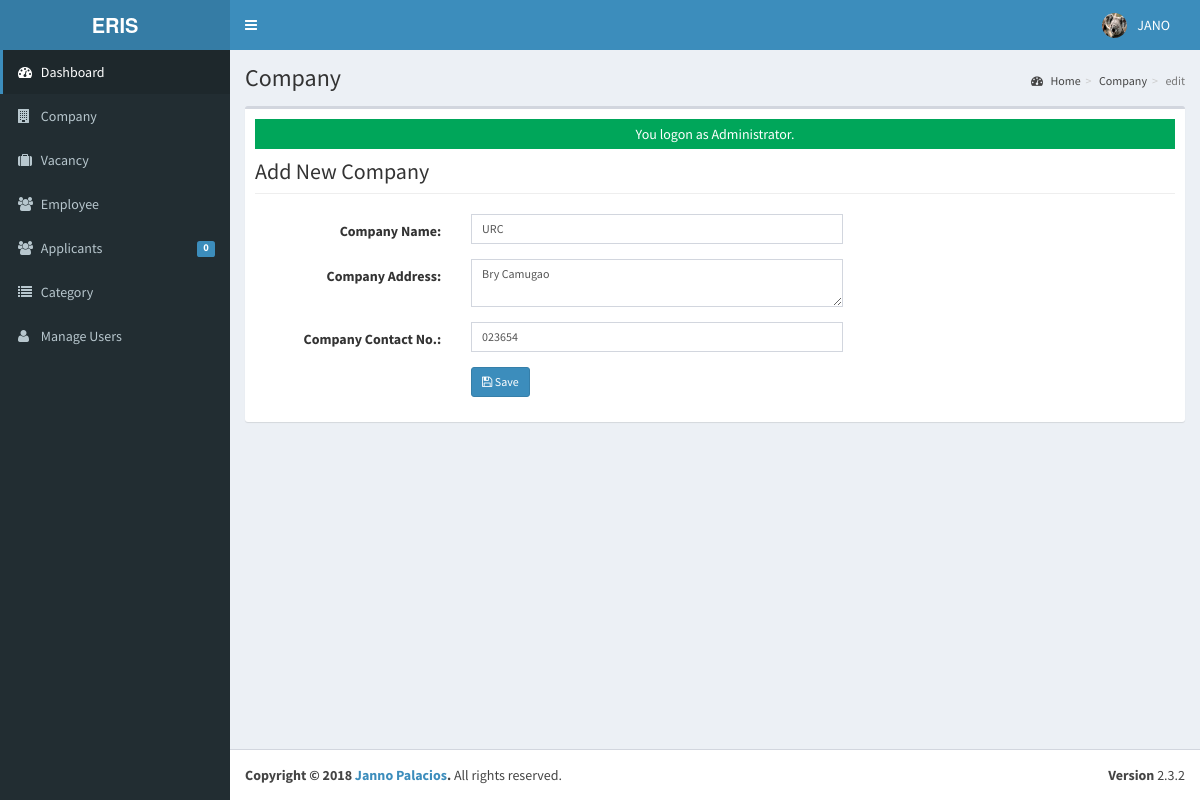
Page /admin/company/index.php?view=edit&id=2 (signed in) on the committed database.
### tables this page shows
CREATE TABLE IF NOT EXISTS `tblusers` (
  `USERID` varchar(30) NOT NULL,
  `FULLNAME` varchar(40) NOT NULL,
  `USERNAME` varchar(90) NOT NULL,
  `PASS` varchar(90) NOT NULL,
  `ROLE` varchar(30) NOT NULL,
  `PICLOCATION` varchar(255) NOT NULL,
  PRIMARY KEY (`USERID`)
);

CREATE TABLE IF NOT EXISTS `tblcompany` (
  `COMPANYID` int(11) NOT NULL AUTO_INCREMENT,
  `COMPANYNAME` varchar(90) NOT NULL,
  `COMPANYADDRESS` varchar(90) NOT NULL,
  `COMPANYCONTACTNO` varchar(30) NOT NULL,
  `COMPANYSTATUS` varchar(90) NOT NULL,
  `COMPANYMISSION` text NOT NULL,
  PRIMARY KEY (`COMPANYID`)
);

### admin/company/index.php (called while the page is built, shortened)
<?php
require_once("../../include/initialize.php");
$title="Company";
require_once ("../theme/templates.php");
?>

### include/database.php (called while the page is built, shortened)
<?php
class Database {
	var $sql_string = '';
	private $conn;
	public function open_connection() {
		$this->conn = mysqli_connect(server,user,pass);
		if(!$this->conn){
			echo "Problem in database connection! Contact administrator!";
			exit();
		}else{
			$db_select = mysqli_select_db($this->conn,database_name);
		}
	}
	function setQuery($sql='') {
		$this->sql_string=$sql;
	}
	function executeQuery() {
		$result = mysqli_query($this->conn,$this->sql_string);
		return $result;
	}
	private function confirm_query($result) {
		return $result;
	}
	function loadSingleResult() {
		$cur = $this->executeQuery();
		while ($row = mysqli_fetch_object($cur)) {
		return $data = $row;
		}
	}
}
$mydb = new Database();
?>

### include/accounts.php (called while the page is built, shortened)
<?php
require_once(LIB_PATH.DS.'database.php');
class User {
	protected static  $tblname = "tblusers";
	function single_user($id=""){
			global $mydb;
			$mydb->setQuery("SELECT * FROM ".self::$tblname."
				Where USERID= '{$id}' LIMIT 1");
			$cur = $mydb->loadSingleResult();
			return $cur;
	}
}
?>

### include/function.php (called while the page is built, shortened)
<?php
function currentpage(){
		$this_page = $_SERVER['SCRIPT_NAME'];
	    $bits = explode('/',$this_page);
		 return $bits[3];
	}
		?>

### include/companies.php (called while the page is built, shortened)
<?php
require_once(LIB_PATH.DS.'database.php');
class Company {
	protected static  $tblname = "tblcompany";
	function single_company($id=""){
			global $mydb;
			$mydb->setQuery("SELECT * FROM ".self::$tblname."
				Where COMPANYID= '{$id}' LIMIT 1");
			$cur = $mydb->loadSingleResult();
			return $cur;
	}
}
?>

### admin/company/edit.php (the view, shortened to what this page needs)
<?php
  $companyid = $_GET['id'];
  $company = New Company();
  $res = $company->single_company($companyid);
?>
 <form class="form-horizontal span6" action="controller.php?action=edit" method="POST">
            <div class="row">
         <div class="col-lg-12">
            <h1 class="page-header">Add New Company</h1>
          </div>
       </div>
                  <div class="form-group">
                    <div class="col-md-8">
                      <label class="col-md-4 control-label" for=
                      "COMPANYNAME">Company Name:</label>
                      <div class="col-md-8">
                         <input class="form-control input-sm" id="COMPANYNAME" name="COMPANYNAME" placeholder=
                            "Company Name" type="text" value="<?php echo $res->COMPANYNAME ;?>">
                      </div>
                    </div>
                  </div>
                  <div class="form-group">
                    <div class="col-md-8">
                      <label class="col-md-4 control-label" for=
                      "COMPANYADDRESS">Company Address:</label>
                      <div class="col-md-8">
                        <textarea class="form-control input-sm" id="COMPANYADDRESS" name="COMPANYADDRESS" placeholder=
                            "Company Address" type="text" value="" required  onkeyup="javascript:capitalize(this.id, this.value);" autocomplete="off"><?php echo $res->COMPANYADDRESS ;?></textarea>
                      </div>
                    </div>
                  </div>
                  <div class="form-group">
                    <div class="col-md-8">
                      <label class="col-md-4 control-label" for=
                      "COMPANYCONTACTNO">Company Contact No.:</label>
                      <div class="col-md-8">
                         <input class="form-control input-sm" id="COMPANYCONTACTNO" name="COMPANYCONTACTNO" placeholder=
                            "Company Contact No." type="text" value="<?php echo $res->COMPANYCONTACTNO ;?>">
                      </div>
                    </div>
                  </div>
             <div class="form-group">
                    <div class="col-md-8">
                      <label class="col-md-4 control-label" for=
                      "idno"></label>
                      <div class="col-md-8">
                      <button class="btn btn-primary btn-sm" name="save" type="submit" ><span class="fa fa-save fw-fa"></span> Save</button>
                      </div>
                    </div>
                  </div>
        </form>

### admin/theme/templates.php (shortened to what this page needs)
<!DOCTYPE html>
<html>
    <head>
        <link rel="stylesheet" href="<?php echo web_root;?>bootstrap/css/bootstrap.min.css">
        <link rel="stylesheet" href="<?php echo web_root;?>plugins/font-awesome/css/font-awesome.min.css">
        <link rel="stylesheet" href="<?php echo web_root;?>dist/css/AdminLTE.min.css">
        <link rel="stylesheet" href="<?php echo web_root;?>dist/css/skins/_all-skins.min.css">
        <link rel="stylesheet" href="<?php echo web_root;?>plugins/iCheck/flat/blue.css">
        <link rel="stylesheet" href="<?php echo web_root;?>plugins/morris/morris.css">
        <link rel="stylesheet" href="<?php echo web_root;?>plugins/jvectormap/jquery-jvectormap-1.2.2.css">
        <link href="<?php echo web_root; ?>plugins/datepicker/bootstrap-datetimepicker.min.css" rel="stylesheet" media="screen">
        <link rel="stylesheet" href="<?php echo web_root;?>plugins/dataTables/jquery.dataTables.min.css">
        <link rel="stylesheet" href="<?php echo web_root;?>plugins/bootstrap-wysihtml5/bootstrap3-wysihtml5.min.css">
    </head>
 <body class="hold-transition skin-blue fixed sidebar-mini">
<div class="wrapper">
  <header class="main-header">
    <a href="<?php echo web_root;?>/admin/" class="logo">
      <span class="logo-lg"><b>ERIS</b></span>
    </a>
    <nav class="navbar navbar-static-top" role="navigation">
      <a href="#" class="sidebar-toggle" data-toggle="offcanvas" role="button">
      </a>
      <div class="navbar-custom-menu">
        <ul class="nav navbar-nav">
          <?php
              $user = New User();
              $singleuser = $user->single_user($_SESSION['ADMIN_USERID']);
          ?>
          <li class="dropdown user user-menu" style="padding-right: 15px;"  >
            <a href="#" class="dropdown-toggle" data-toggle="dropdown">
              <img src="<?php echo web_root.'admin/user/'. $singleuser->PICLOCATION;?>" class="user-image" alt="User Image">
              <span class="hidden-xs"><?php echo $singleuser->FULLNAME; ?></span>
            </a>
          </li>
        </ul>
      </div>
    </nav>
  </header>
  <aside class="main-sidebar">
    <section class="sidebar">
      <ul class="sidebar-menu">
        <li  class="<?php echo (currentpage() == 'index.php') ? "active" : false;?>" >
          <a href="<?php echo web_root ;?>admin/">
            <i class="fa fa-dashboard"></i> <span>Dashboard</span>
          </a>
        </li>
        <li class="<?php echo (currentpage() == 'company') ? "active" : false;?>" >
          <a href="<?php echo web_root ;?>admin/company/">
            <i class="fa fa-building"></i> <span>Company</span>
          </a>
        </li>
        <li class="<?php echo (currentpage() == 'vacancy') ? "active" : false;?>" >
          <a href="<?php echo web_root ;?>admin/vacancy/">
            <i class="fa fa-suitcase"></i> <span>Vacancy</span>
          </a>
        </li>
        <li class="<?php echo (currentpage() == 'employee') ? "active" : false;?>" >
          <a href="<?php echo web_root ;?>admin/employee/">
            <i class="fa fa-users"></i> <span>Employee</span>
          </a>
        </li>
        <li class="<?php echo (currentpage() == 'applicants') ? "active" : false;?>" >
          <a href="<?php echo web_root ;?>admin/applicants/">
            <i class="fa fa-users"></i> <span>Applicants</span>
            <span class="label label-primary pull-right">
              <?php
                $sql = "SELECT count(*) as 'APPL' FROM `tbljobregistration` WHERE `PENDINGAPPLICATION`=1";
                $mydb->setQuery($sql);
                $pending = $mydb->loadSingleResult();
                echo $pending->APPL;
              ?>
            </span>
          </a>
        </li>
        <li class="<?php echo (currentpage() == 'category') ? "active" : false;?>" >
          <a href="<?php echo web_root ;?>admin/category/">
            <i class="fa fa-list"></i> <span>Category</span>
          </a>
        </li>
         <li class="<?php echo (currentpage() == 'user') ? "active" : false;?>">
          <a href="<?php echo web_root; ?>admin/user/">
            <i class="fa fa-user"></i> <span>Manage Users</span> </a>
        </li>
      </ul>
    </section>
  </aside>
  <div class="content-wrapper">
  <section class="content-header">
      <h1>
        <?php echo isset($title) ? $title : ''; ?>
      </h1>
      <ol class="breadcrumb">
        <?php
          if ($title!='Home') {
            $active_title = '';
            if (isset($_GET['view'])) {
              $active_title = '<li class='.$active_title.'><a href="index.php">'.$title.'</a></li>';
            }else{
              $active_title = '<li class='.$active_title.'>'.$title.'</li>';
            }
            echo '<li><a href='.web_root.'admin/><i class="fa fa-dashboard"></i> Home</a></li>';
            echo  $active_title;
            echo  isset($_GET['view']) ? '<li class="active">'.$_GET['view'].'</li>' : '';
          }
        ?>
      </ol>
    </section>
         <section class="content">
          <div class="row">
            <div class="col-xs-12">
              <div class="box">
                <div class="box-body">
              <?php
               require_once $content;
               ?>
             </div>
             </div>
           </div>
         </div>
         </section>
 </div>
  <footer class="main-footer">
    <div class="pull-right hidden-xs">
      <b>Version</b> 2.3.2
    </div>
    <strong>Copyright &copy; 2018 <a href="#">Janno Palacios</a>.</strong> All rights
    reserved.
  </footer>
    </body>
</html>

### rows in the picture
tblusers: PICLOCATION (picture), FULLNAME "JANO"
tblcompany: COMPANYNAME "URC", COMPANYADDRESS "Bry Camugao", COMPANYCONTACTNO "023654"

### other values in the picture
$pending->APPL "0"
$title "Company"
$_GET['view'] "edit"
$_SESSION['message'] "You logon as Administrator."
